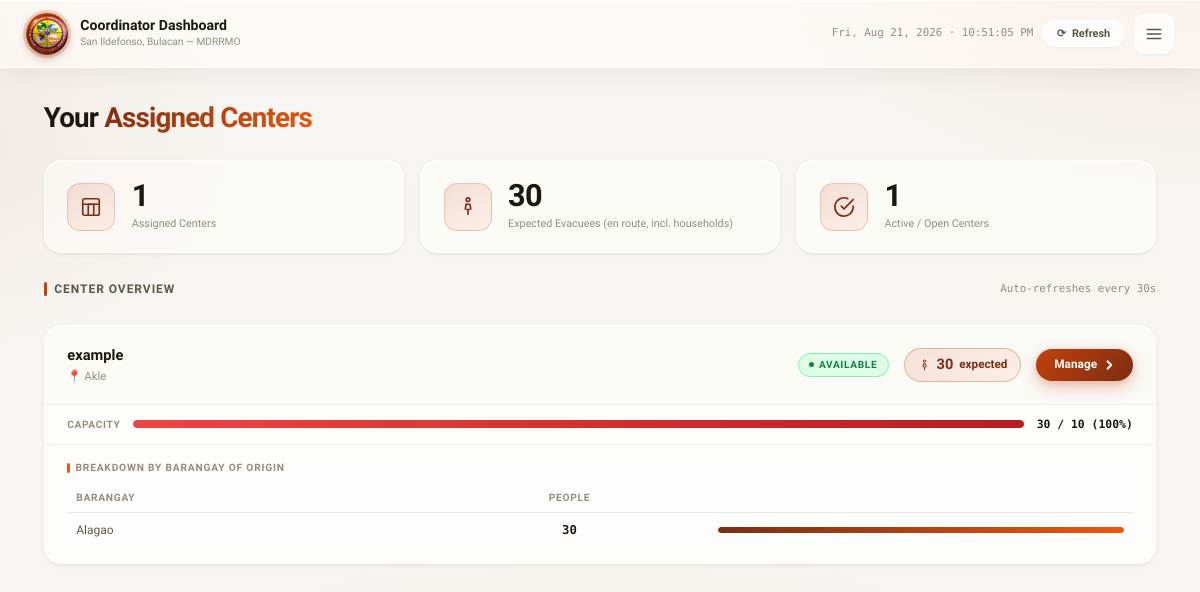
/coordinator/index.php (signed in), run on the app's committed database.
### tables this page shows
CREATE TABLE `evacuation_centers` (
  `id` int(10) UNSIGNED NOT NULL,
  `name` varchar(150) NOT NULL,
  `barangay_id` int(10) UNSIGNED NOT NULL,
  `address` varchar(255) NOT NULL,
  `lat` decimal(10,7) NOT NULL,
  `lng` decimal(10,7) NOT NULL,
  `max_capacity_people` int(10) UNSIGNED NOT NULL,
  `max_capacity_families` int(10) UNSIGNED DEFAULT 0,
  `status` enum('available','near_capacity','full','temp_shelter','closed') NOT NULL DEFAULT 'available',
  `coordinator_user_id` int(10) UNSIGNED DEFAULT NULL,
  `notes` text DEFAULT NULL,
  `created_at` datetime NOT NULL DEFAULT current_timestamp(),
  `updated_at` datetime NOT NULL DEFAULT current_timestamp() ON UPDATE current_timestamp()
);

CREATE TABLE `barangays` (
  `id` int(10) UNSIGNED NOT NULL,
  `name` varchar(100) NOT NULL,
  `municipality` varchar(100) NOT NULL DEFAULT 'San Ildefonso',
  `province` varchar(100) NOT NULL DEFAULT 'Bulacan',
  `center_lat` decimal(10,7) DEFAULT NULL,
  `center_lng` decimal(10,7) DEFAULT NULL,
  `boundary_polygon` longtext DEFAULT NULL CHECK (json_valid(`boundary_polygon`)),
  `is_active` tinyint(1) NOT NULL DEFAULT 1
);

### coordinator/index.php (the view, shortened to what this page needs)
<?php
$pdo  = db();
$user = current_user();
$stmt = $pdo->prepare("
    SELECT
        c.*,
        b.name AS barangay_name,
        COALESCE(t.expected_count, 0) AS expected_count
    FROM evacuation_centers c
    JOIN barangays b ON b.id = c.barangay_id
    LEFT JOIN (
        SELECT
            nt.center_id,
            SUM(COALESCE(ch.total_members, 1)) AS expected_count
        FROM   evac_navigation_tracking nt
        LEFT JOIN family_profiles ch ON ch.user_id = nt.user_id
        WHERE  nt.status = 'navigating'
        GROUP  BY nt.center_id
    ) t ON t.center_id = c.id
    WHERE c.coordinator_user_id = ?
");
$stmt->execute([$user['id']]);
$centers = $stmt->fetchAll();
$breakdownStmt = $pdo->prepare("
    SELECT
        nt.center_id,
        b.name  AS barangay_name,
        SUM(COALESCE(ch.total_members, 1)) AS citizen_count
    FROM   evac_navigation_tracking nt
    JOIN   users u  ON u.id  = nt.user_id
    JOIN   barangays b ON b.id = u.barangay_id
    LEFT JOIN family_profiles ch ON ch.user_id = nt.user_id
    WHERE  nt.status = 'navigating'
      AND  nt.center_id IN (
               SELECT id FROM evacuation_centers WHERE coordinator_user_id = ?
           )
    GROUP  BY nt.center_id, u.barangay_id
    ORDER  BY citizen_count DESC
");
$breakdownStmt->execute([$user['id']]);
$breakdownRows = $breakdownStmt->fetchAll();
$breakdown = [];
foreach ($breakdownRows as $row) {
    $breakdown[(int)$row['center_id']][] = $row;
}
$totalExpected  = array_sum(array_column($centers, 'expected_count'));
$totalCenters   = count($centers);
$activeCenters  = count(array_filter($centers, fn($c) => $c['status'] !== 'closed'));
?>
<!DOCTYPE html>
<html lang="en">
<head>
    <link rel="stylesheet" href="../asset/css/coordinator_index.css">
</head>
<body>
<div class="layout">
    <div class="main">
        <header class="topbar">
            <div class="topbar-brand">
                <div class="topbar-logo" aria-hidden="true">
                    <img src="../img/mdrrmo.png" alt="MDRRMO Logo"
                         style="width:100%;height:100%;object-fit:cover;border-radius:50%;display:block;">
                </div>
                <div class="topbar-brand-text">
                    <div class="topbar-title">Coordinator Dashboard</div>
                    <div class="topbar-subtitle">San Ildefonso, Bulacan — MDRRMO</div>
                </div>
            </div>
            <div class="topbar-right">
                <span class="topbar-date" id="topbar-clock"></span>
                <button class="refresh-btn" id="refreshBtn" onclick="refreshCounts()">
                    <span class="spin-icon" id="spinIcon">⟳</span>
                    <span>Refresh</span>
                </button>
                <button class="hamburger-btn" onclick="openMenu()" aria-label="Open menu">
                    <svg viewBox="0 0 24 24"><line x1="3" y1="6" x2="21" y2="6"/><line x1="3" y1="12" x2="21" y2="12"/><line x1="3" y1="18" x2="21" y2="18"/></svg>
                </button>
            </div>
        </header>
        <main class="page">
            <h1 class="page-heading">Your <span>Assigned Centers</span></h1>
            <div class="stats-grid">
                <div class="stat-card">
                    <div class="stat-icon"><svg viewBox="0 0 24 24"><rect x="3" y="3" width="18" height="18" rx="2"/><path d="M9 21V9h6v12"/><path d="M3 9h18"/></svg></div>
                    <div><div class="stat-val"><?php echo $totalCenters; ?></div><div class="stat-label">Assigned Centers</div></div>
                </div>
                <div class="stat-card">
                    <div class="stat-icon"><svg viewBox="0 0 24 24"><circle cx="12" cy="4" r="2"/><path d="M10 9h4l1 5-3 1v5"/><path d="M10 9l-1 5 3 1"/></svg></div>
                    <div><div class="stat-val" id="total-expected"><?php echo $totalExpected; ?></div><div class="stat-label">Expected Evacuees (en route, incl. households)</div></div>
                </div>
                <div class="stat-card">
                    <div class="stat-icon"><svg viewBox="0 0 24 24"><path d="M22 11.08V12a10 10 0 11-5.93-9.14"/><polyline points="22 4 12 14.01 9 11.01"/></svg></div>
                    <div><div class="stat-val"><?php echo $activeCenters; ?></div><div class="stat-label">Active / Open Centers</div></div>
                </div>
            </div>
            <div class="section-header">
                <div class="section-title">Center Overview</div>
                <span class="last-updated" id="last-updated">Auto‑refreshes every 30s</span>
            </div>
            <?php if (!$centers): ?>
                <div class="empty-state">
                    <div class="empty-icon"><svg viewBox="0 0 24 24"><rect x="3" y="3" width="18" height="18" rx="2"/><path d="M9 21V9h6v12"/><path d="M3 9h18"/></svg></div>
                    <div class="empty-title">No Centers Assigned</div>
                    <div class="empty-desc">No evacuation centers are assigned to your account yet.<br>Please contact an administrator.</div>
                </div>
            <?php else: ?>
                <ul class="centers-list" id="centerList">
                    <?php foreach ($centers as $c):
                        $centerId    = (int)$c['id'];
                        $expected    = (int)$c['expected_count'];
                        $statusSlug  = strtolower(preg_replace('/\s+/', '_', $c['status']));
                        $hasEvacuees = $expected > 0;
                        $pillClass   = $hasEvacuees ? 'has-evacuees' : 'no-evacuees';
                        $bdown       = $breakdown[$centerId] ?? [];
                        $maxCount    = !empty($bdown) ? max(array_column($bdown, 'citizen_count')) : 1;
                        $maxCap   = (int)$c['max_capacity_people'];
                        $capPct   = $maxCap > 0 ? min(100, round($expected / $maxCap * 100)) : 0;
                        $capClass = $capPct >= 85 ? 'danger' : ($capPct >= 60 ? 'warning' : 'safe');
                    ?>
                    <li class="center-card" data-center-id="<?php echo $centerId; ?>">
                        <div class="center-card-header">
                            <div class="center-name-wrap">
                                <div class="center-name"><?php echo htmlspecialchars($c['name']); ?></div>
                                <div class="center-barangay">📍 <?php echo htmlspecialchars($c['barangay_name']); ?></div>
                            </div>
                            <span class="status-badge status-<?php echo htmlspecialchars($statusSlug); ?>"><?php echo htmlspecialchars($c['status']); ?></span>
                            <span class="expected-pill <?php echo $pillClass; ?>" id="pill-<?php echo $centerId; ?>">
                                <span class="pill-icon"><svg viewBox="0 0 24 24"><circle cx="12" cy="4" r="2"/><path d="M10 9h4l1 5-3 1v5"/><path d="M10 9l-1 5 3 1"/></svg></span>
                                <span class="pill-count pill-val"><?php echo $expected; ?></span> expected
                            </span>
                            <a href="center_app_arrivals.php?id=<?php echo $centerId; ?>" class="btn-manage">Manage <svg viewBox="0 0 16 16"><polyline points="6 3 11 8 6 13"/></svg></a>
                        </div>
                        <?php if ($maxCap > 0): ?>
                        <div class="capacity-row">
                            <span class="capacity-label">Capacity</span>
                            <div class="cap-bar-track"><div class="cap-bar <?php echo $capClass; ?>" id="capbar-<?php echo $centerId; ?>" style="width:<?php echo $capPct; ?>%"></div></div>
                            <span class="capacity-pct" id="cappct-<?php echo $centerId; ?>"><?php echo $expected; ?> / <?php echo $maxCap; ?> (<?php echo $capPct; ?>%)</span>
                        </div>
                        <?php endif; ?>
                        <?php if ($hasEvacuees): ?>
                        <div class="breakdown-section">
                            <div class="breakdown-label">Breakdown by Barangay of Origin</div>
                            <table class="breakdown-table">
                                <thead><tr><th>Barangay</th><th style="text-align:center;">People</th><th style="min-width:90px;"></th></tr></thead>
                                <tbody>
                                    <?php foreach ($bdown as $brow):
                                        $pct = $maxCount > 0 ? round((int)$brow['citizen_count'] / $maxCount * 100) : 0;
                                    ?>
                                    <tr>
                                        <td><?php echo htmlspecialchars($brow['barangay_name']); ?></td>
                                        <td class="count-cell"><?php echo (int)$brow['citizen_count']; ?></td>
                                        <td><div class="bar-wrap"><div class="bar-fill" style="width:<?php echo $pct; ?>%"></div></div></td>
                                    </tr>
                                    <?php endforeach; ?>
                                </tbody>
                            </table>
                        </div>
                        <?php endif; ?>
                    </li>
                    <?php endforeach; ?>
                </ul>
            <?php endif; ?>
        </main>
    </div>
</div>
</body>
</html>

### data on the page
evacuation_centers: status "1", name "example", barangay.name "Akle", status "AVAILABLE", expected "30", max_capacity_people "10", capPct "100", barangay_name "Alagao", citizen_count "30"

### other printed values
$totalCenters "1"
$totalExpected "30"
